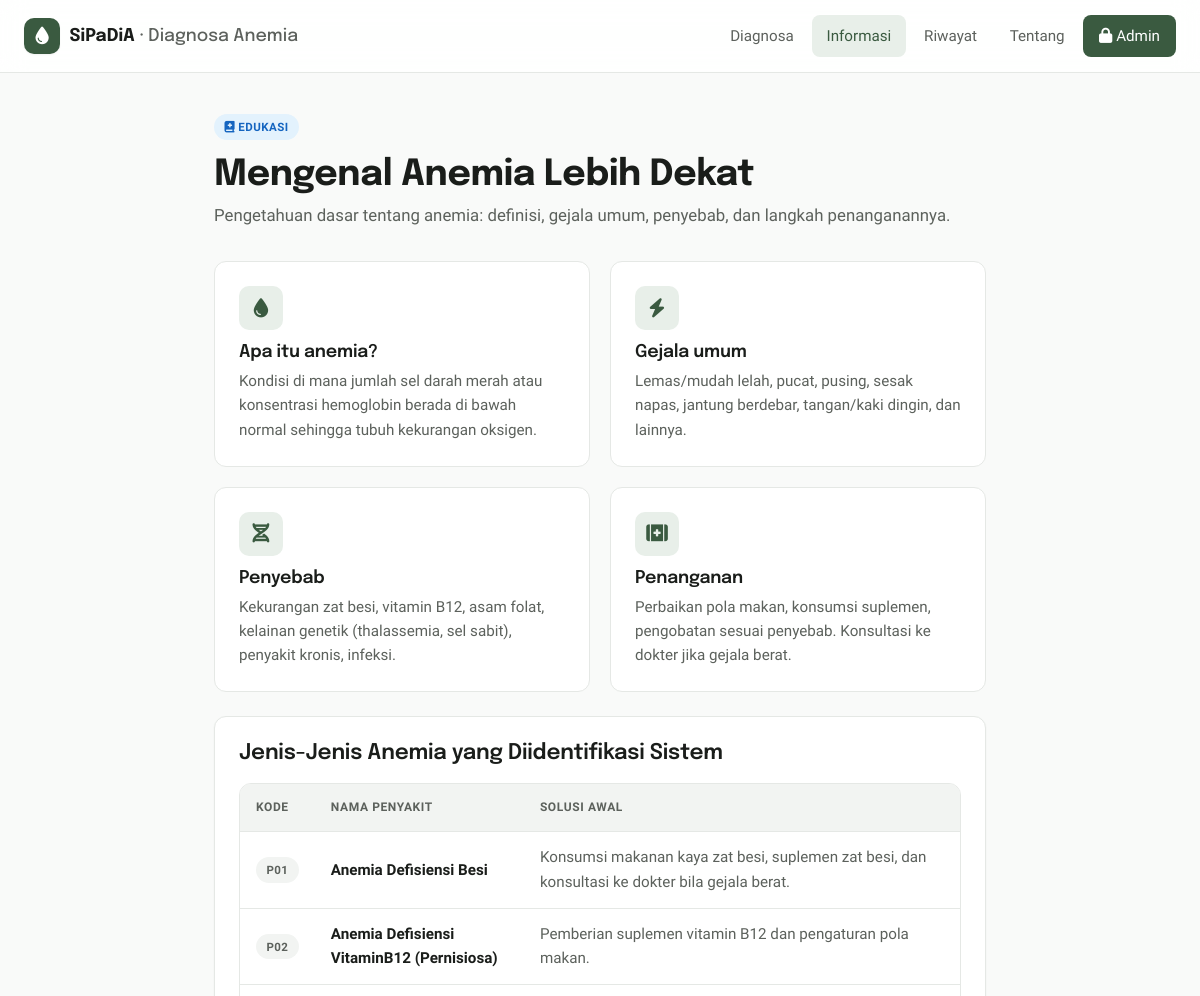
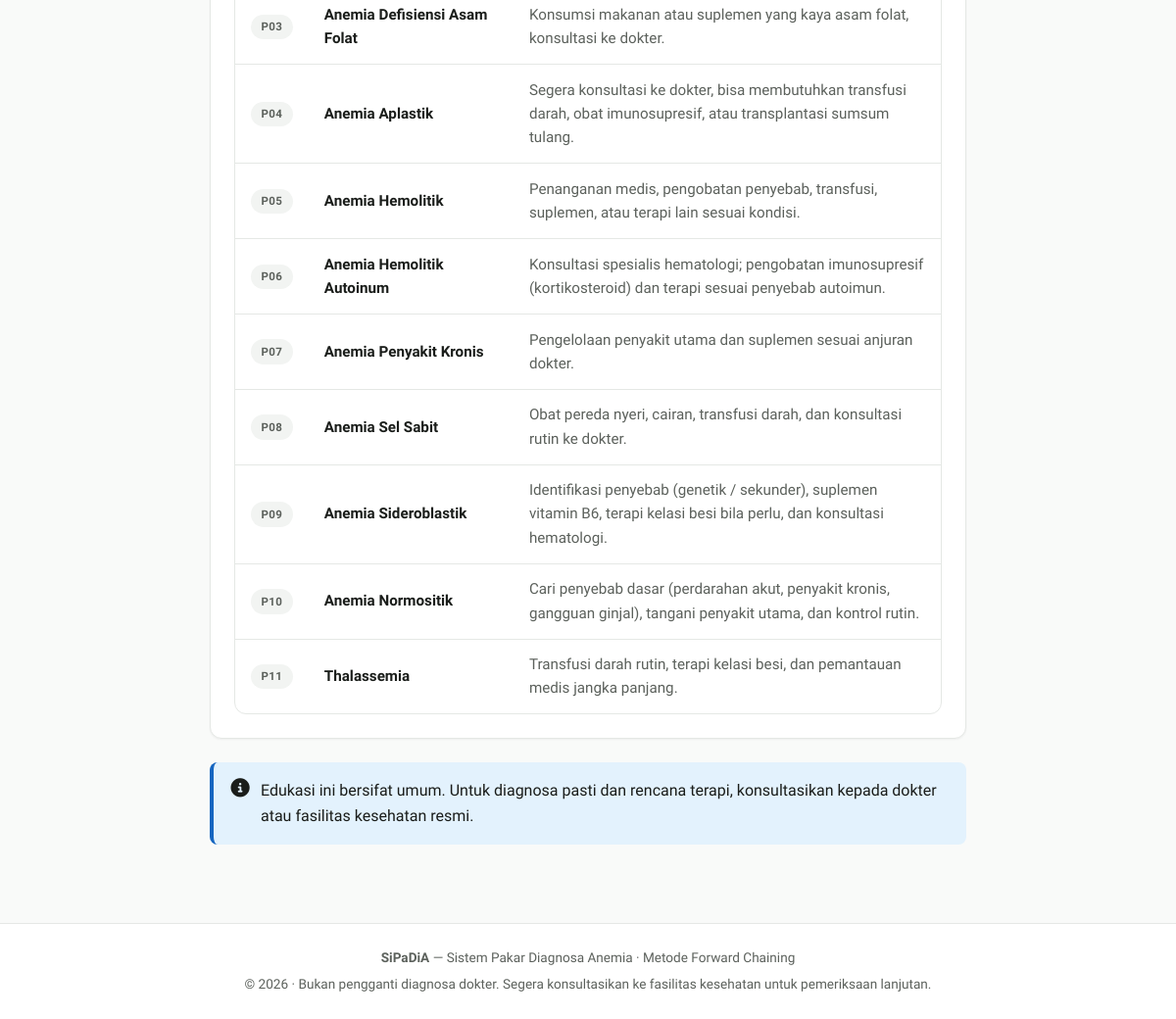
The app's page /informasi.php with its own data (2 pictures, top to bottom).
### tables this page shows
CREATE TABLE IF NOT EXISTS penyakit (
  id_penyakit INT AUTO_INCREMENT PRIMARY KEY,
  kode_penyakit VARCHAR(5) UNIQUE,
  nama_penyakit VARCHAR(100),
  solusi TEXT
);

### informasi.php (the view, shortened to what this page needs)
<?php
include 'config.php';
include 'partials/public_header.php';
?>
<main class="page-narrow">
    <div class="page-header">
        <span class="badge badge-info"><i class="fa-solid fa-book-medical"></i> Edukasi</span>
        <h1 style="margin-top:.85rem;">Mengenal Anemia Lebih Dekat</h1>
        <p class="lead">Pengetahuan dasar tentang anemia: definisi, gejala umum, penyebab, dan langkah penanganannya.</p>
    </div>
    <div class="features">
        <div class="feature">
            <div class="ico"><i class="fa-solid fa-droplet"></i></div>
            <h4>Apa itu anemia?</h4>
            <p>Kondisi di mana jumlah sel darah merah atau konsentrasi hemoglobin berada di bawah normal sehingga tubuh kekurangan oksigen.</p>
        </div>
        <div class="feature">
            <div class="ico"><i class="fa-solid fa-bolt"></i></div>
            <h4>Gejala umum</h4>
            <p>Lemas/mudah lelah, pucat, pusing, sesak napas, jantung berdebar, tangan/kaki dingin, dan lainnya.</p>
        </div>
        <div class="feature">
            <div class="ico"><i class="fa-solid fa-dna"></i></div>
            <h4>Penyebab</h4>
            <p>Kekurangan zat besi, vitamin B12, asam folat, kelainan genetik (thalassemia, sel sabit), penyakit kronis, infeksi.</p>
        </div>
        <div class="feature">
            <div class="ico"><i class="fa-solid fa-kit-medical"></i></div>
            <h4>Penanganan</h4>
            <p>Perbaikan pola makan, konsumsi suplemen, pengobatan sesuai penyebab. Konsultasi ke dokter jika gejala berat.</p>
        </div>
    </div>
    <div class="card mt-lg">
        <h3>Jenis-Jenis Anemia yang Diidentifikasi Sistem</h3>
        <div class="table-wrap mt-md">
            <table class="data">
                <thead><tr><th>Kode</th><th>Nama Penyakit</th><th>Solusi Awal</th></tr></thead>
                <tbody>
                <?php $rs = $conn->query("SELECT * FROM penyakit ORDER BY kode_penyakit");
                while ($p = $rs->fetch_assoc()): ?>
                    <tr>
                        <td><span class="badge badge-muted"><?php echo htmlspecialchars($p['kode_penyakit']); ?></span></td>
                        <td><strong><?php echo htmlspecialchars($p['nama_penyakit']); ?></strong></td>
                        <td class="text-muted"><?php echo htmlspecialchars($p['solusi']); ?></td>
                    </tr>
                <?php endwhile; ?>
                </tbody>
            </table>
        </div>
    </div>
    <div class="alert mt-lg">
        <i class="fa-solid fa-circle-info"></i>
        <div>Edukasi ini bersifat umum. Untuk diagnosa pasti dan rencana terapi, konsultasikan kepada dokter atau fasilitas kesehatan resmi.</div>
    </div>
</main>
<?php include 'partials/public_footer.php'; ?>

### assets/style.css (style rules this page uses)
:root { --bg: #F9FAF9; --surface: #FFFFFF; --surface-alt: #F2F4F2; --primary: #3A5A40; --primary-hover: #2B4330; --primary-soft: #E8EFE9; --secondary: #A3B18A; --text: #1A1D1A; --text-muted: #5C615C; --border: #E5E8E5; --success: #2D6A4F; --success-soft: #E8F5E9; --danger: #D72638; --danger-hover: #B01B29; --danger-soft: #FDECEE; --warning: #F4A261; --warning-soft: #FFF4E6; --info: #1565C0; --info-soft: #E3F2FD; --font-heading: 'Epilogue', system-ui, sans-serif; --font-body: 'Work Sans', system-ui, sans-serif; --r-sm: 4px; --r-md: 8px; --r-lg: 12px; --r-pill: 9999px; --shadow-sm: 0 1px 2px rgba(0,0,0,0.05); --shadow-md: 0 4px 6px -1px rgba(0,0,0,0.05), 0 2px 4px -1px rgba(0,0,0,0.03); --shadow-lg: 0 10px 15px -3px rgba(0,0,0,0.06), 0 4px 6px -2px rgba(0,0,0,0.03); --t-fast: 0.15s ease; --t: 0.2s cubic-bezier(0.4, 0, 0.2, 1); }
* { box-sizing: border-box; }
html, body { margin: 0; padding: 0; background: var(--bg); color: var(--text); font-family: var(--font-body); font-size: 16px; line-height: 1.6; -webkit-font-smoothing: antialiased; }
h1, h2, h3, h4, h5 { font-family: var(--font-heading); color: var(--text); margin: 0 0 0.75rem; line-height: 1.2; letter-spacing: -0.01em; }
h1 { font-size: 2.25rem; font-weight: 700; }
h3 { font-size: 1.35rem; font-weight: 600; }
h4 { font-size: 1.1rem; font-weight: 600; }
p { margin: 0 0 1rem; color: var(--text); }
.text-muted { color: var(--text-muted); }
.page-narrow { max-width: 820px; margin: 0 auto; padding: 2.5rem 1.5rem 4rem; }
.page-header { margin-bottom: 2rem; }
.page-header h1 { margin-bottom: 0.35rem; }
.page-header .lead { color: var(--text-muted); font-size: 1.05rem; }
.features { display: grid; grid-template-columns: repeat(auto-fit, minmax(260px, 1fr)); gap: 1.25rem; margin-top: 1.5rem; }
.feature { background: var(--surface); border: 1px solid var(--border); border-radius: var(--r-lg); padding: 1.5rem; transition: var(--t); }
.feature .ico { width: 44px; height: 44px; border-radius: 10px; background: var(--primary-soft); color: var(--primary); display: inline-flex; align-items: center; justify-content: center; font-size: 1.2rem; margin-bottom: 0.75rem; }
.feature h4 { margin-bottom: 0.35rem; }
.feature p { color: var(--text-muted); font-size: 0.95rem; margin: 0; }
.card { background: var(--surface); border: 1px solid var(--border); border-radius: var(--r-lg); padding: 1.5rem; box-shadow: var(--shadow-sm); }
.table-wrap { overflow-x: auto; border: 1px solid var(--border); border-radius: var(--r-lg); background: var(--surface); }
table.data { width: 100%; border-collapse: collapse; }
table.data th, table.data td { text-align: left; padding: 0.85rem 1rem; border-bottom: 1px solid var(--border); font-size: 0.95rem; vertical-align: middle; }
table.data th { background: var(--surface-alt); color: var(--text-muted); text-transform: uppercase; font-size: 0.75rem; letter-spacing: 0.05em; font-weight: 600; }
table.data tr:last-child td { border-bottom: none; }
.badge { display: inline-block; padding: 0.22rem 0.65rem; border-radius: var(--r-pill); font-size: 0.72rem; font-weight: 600; text-transform: uppercase; letter-spacing: 0.04em; }
.badge-info { background: var(--info-soft); color: var(--info); }
.badge-muted { background: var(--surface-alt); color: var(--text-muted); }
.alert { border-radius: var(--r-md); padding: 1rem 1.1rem; border-left: 4px solid var(--info); background: var(--info-soft); color: var(--text); display: flex; align-items: flex-start; gap: 0.7rem; margin-bottom: 1rem; }
.alert i { font-size: 1.2rem; margin-top: 1px; }
.mt-md { margin-top: 1rem; }
.mt-lg { margin-top: 1.5rem; }

### records on screen
penyakit: kode_penyakit "P01", nama_penyakit "Anemia Defisiensi Besi", solusi "Konsumsi makanan kaya zat besi, suplemen zat besi, dan konsultasi ke dokter bila gejala berat."
penyakit: kode_penyakit "P02", nama_penyakit "Anemia Defisiensi VitaminB12 (Pernisiosa)", solusi "Pemberian suplemen vitamin B12 dan pengaturan pola makan."
penyakit: kode_penyakit "P03", nama_penyakit "Anemia Defisiensi Asam Folat", solusi "Konsumsi makanan atau suplemen yang kaya asam folat, konsultasi ke dokter."
penyakit: kode_penyakit "P04", nama_penyakit "Anemia Aplastik", solusi "Segera konsultasi ke dokter, bisa membutuhkan transfusi darah, obat imunosupresif, atau transplantasi sumsum tulang."
penyakit: kode_penyakit "P05", nama_penyakit "Anemia Hemolitik", solusi "Penanganan medis, pengobatan penyebab, transfusi, suplemen, atau terapi lain sesuai kondisi."
penyakit: kode_penyakit "P06", nama_penyakit "Anemia Hemolitik Autoinum", solusi "Konsultasi spesialis hematologi; pengobatan imunosupresif (kortikosteroid) dan terapi sesuai penyebab autoimun."
penyakit: kode_penyakit "P07", nama_penyakit "Anemia Penyakit Kronis", solusi "Pengelolaan penyakit utama dan suplemen sesuai anjuran dokter."
penyakit: kode_penyakit "P08", nama_penyakit "Anemia Sel Sabit", solusi "Obat pereda nyeri, cairan, transfusi darah, dan konsultasi rutin ke dokter."
penyakit: kode_penyakit "P09", nama_penyakit "Anemia Sideroblastik", solusi "Identifikasi penyebab (genetik / sekunder), suplemen vitamin B6, terapi kelasi besi bila perlu, dan konsultasi hematologi."
penyakit: kode_penyakit "P10", nama_penyakit "Anemia Normositik", solusi "Cari penyebab dasar (perdarahan akut, penyakit kronis, gangguan ginjal), tangani penyakit utama, dan kontrol rutin."
penyakit: kode_penyakit "P11", nama_penyakit "Thalassemia", solusi "Transfusi darah rutin, terapi kelasi besi, dan pemantauan medis jangka panjang."
